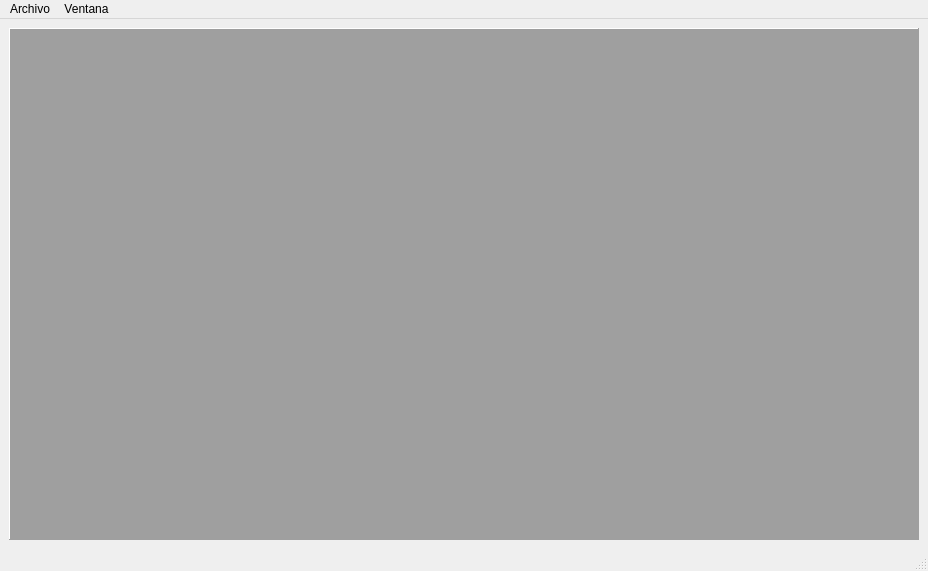
<?xml version="1.0" encoding="UTF-8"?>
<ui version="4.0">
 <class>RatWalkGui::MdiMainWindow</class>
 <widget class="QMainWindow" name="RatWalkGui::MdiMainWindow">
  <property name="geometry">
   <rect>
    <x>0</x>
    <y>0</y>
    <width>928</width>
    <height>571</height>
   </rect>
  </property>
  <property name="mouseTracking">
   <bool>false</bool>
  </property>
  <property name="windowTitle">
   <string>QtRatWalk</string>
  </property>
  <widget class="QWidget" name="centralwidget">
   <property name="mouseTracking">
    <bool>false</bool>
   </property>
   <layout class="QVBoxLayout" name="verticalLayout_4">
    <item>
     <widget class="QMdiArea" name="mdiArea">
      <property name="mouseTracking">
       <bool>false</bool>
      </property>
      <property name="frameShape">
       <enum>QFrame::Panel</enum>
      </property>
      <property name="frameShadow">
       <enum>QFrame::Raised</enum>
      </property>
      <property name="viewMode">
       <enum>QMdiArea::SubWindowView</enum>
      </property>
      <property name="documentMode">
       <bool>false</bool>
      </property>
      <property name="tabsClosable">
       <bool>false</bool>
      </property>
      <property name="tabsMovable">
       <bool>false</bool>
      </property>
      <widget class="QWidget" name="videoSubWindow">
       <property name="mouseTracking">
        <bool>false</bool>
       </property>
       <property name="windowTitle">
        <string>Video</string>
       </property>
       <layout class="QVBoxLayout" name="verticalLayout_3">
        <property name="bottomMargin">
         <number>1</number>
        </property>
        <item>
         <widget class="QWidget" name="ratWalkFrame" native="true">
          <property name="enabled">
           <bool>true</bool>
          </property>
          <property name="mouseTracking">
           <bool>false</bool>
          </property>
          <layout class="QVBoxLayout" name="verticalLayout_2">
           <property name="bottomMargin">
            <number>0</number>
           </property>
           <item>
            <widget class="QFrame" name="pnlTools">
             <property name="enabled">
              <bool>true</bool>
             </property>
             <property name="sizePolicy">
              <sizepolicy hsizetype="Preferred" vsizetype="Maximum">
               <horstretch>0</horstretch>
               <verstretch>0</verstretch>
              </sizepolicy>
             </property>
             <property name="frameShape">
              <enum>QFrame::StyledPanel</enum>
             </property>
             <property name="frameShadow">
              <enum>QFrame::Raised</enum>
             </property>
             <layout class="QHBoxLayout" name="horizontalLayout_2">
              <item>
               <widget class="QCheckBox" name="checkBoxMostrarEsqueleto">
                <property name="enabled">
                 <bool>true</bool>
                </property>
                <property name="sizePolicy">
                 <sizepolicy hsizetype="Minimum" vsizetype="Maximum">
                  <horstretch>0</horstretch>
                  <verstretch>0</verstretch>
                 </sizepolicy>
                </property>
                <property name="text">
                 <string>Mostrar esqueleto</string>
                </property>
               </widget>
              </item>
              <item>
               <widget class="QPushButton" name="btnStartStep">
                <property name="enabled">
                 <bool>false</bool>
                </property>
                <property name="text">
                 <string>Inicio Paso</string>
                </property>
               </widget>
              </item>
              <item>
               <widget class="QPushButton" name="btnDiscardStep">
                <property name="enabled">
                 <bool>false</bool>
                </property>
                <property name="text">
                 <string>Descartar paso</string>
                </property>
               </widget>
              </item>
              <item>
               <widget class="QPushButton" name="btnFinishStep">
                <property name="enabled">
                 <bool>false</bool>
                </property>
                <property name="text">
                 <string>Fin Paso</string>
                </property>
               </widget>
              </item>
              <item>
               <widget class="QPushButton" name="btnEreaseStep">
                <property name="enabled">
                 <bool>false</bool>
                </property>
                <property name="text">
                 <string>Borrar Paso</string>
                </property>
               </widget>
              </item>
              <item>
               <widget class="QPushButton" name="btnTraerEsqueleto">
                <property name="sizePolicy">
                 <sizepolicy hsizetype="Maximum" vsizetype="Fixed">
                  <horstretch>0</horstretch>
                  <verstretch>0</verstretch>
                 </sizepolicy>
                </property>
                <property name="text">
                 <string>Traer esqueleto</string>
                </property>
               </widget>
              </item>
             </layout>
            </widget>
           </item>
           <item>
            <widget class="QSlider" name="horizontalSlider">
             <property name="cursor">
              <cursorShape>ArrowCursor</cursorShape>
             </property>
             <property name="tracking">
              <bool>false</bool>
             </property>
             <property name="orientation">
              <enum>Qt::Horizontal</enum>
             </property>
            </widget>
           </item>
           <item>
            <widget class="RatWalkGui::ImageViewer" name="pnlFrame" native="true">
             <property name="sizePolicy">
              <sizepolicy hsizetype="Minimum" vsizetype="Preferred">
               <horstretch>0</horstretch>
               <verstretch>0</verstretch>
              </sizepolicy>
             </property>
             <property name="minimumSize">
              <size>
               <width>0</width>
               <height>0</height>
              </size>
             </property>
             <property name="cursor">
              <cursorShape>ArrowCursor</cursorShape>
             </property>
             <property name="mouseTracking">
              <bool>true</bool>
             </property>
            </widget>
           </item>
           <item>
            <widget class="QFrame" name="frame_2">
             <property name="sizePolicy">
              <sizepolicy hsizetype="Preferred" vsizetype="Maximum">
               <horstretch>0</horstretch>
               <verstretch>0</verstretch>
              </sizepolicy>
             </property>
             <property name="minimumSize">
              <size>
               <width>0</width>
               <height>50</height>
              </size>
             </property>
             <property name="frameShape">
              <enum>QFrame::Panel</enum>
             </property>
             <property name="frameShadow">
              <enum>QFrame::Raised</enum>
             </property>
             <layout class="QHBoxLayout" name="horizontalLayout_3">
              <item>
               <widget class="QPushButton" name="btnPrev">
                <property name="text">
                 <string>Prev</string>
                </property>
               </widget>
              </item>
              <item>
               <spacer name="horizontalSpacer">
                <property name="orientation">
                 <enum>Qt::Horizontal</enum>
                </property>
                <property name="sizeHint" stdset="0">
                 <size>
                  <width>40</width>
                  <height>20</height>
                 </size>
                </property>
               </spacer>
              </item>
              <item>
               <widget class="QSpinBox" name="spinBoxCambiarFrame"/>
              </item>
              <item>
               <spacer name="horizontalSpacer_2">
                <property name="orientation">
                 <enum>Qt::Horizontal</enum>
                </property>
                <property name="sizeHint" stdset="0">
                 <size>
                  <width>40</width>
                  <height>20</height>
                 </size>
                </property>
               </spacer>
              </item>
              <item>
               <widget class="QPushButton" name="btnNext">
                <property name="text">
                 <string>Next</string>
                </property>
               </widget>
              </item>
             </layout>
            </widget>
           </item>
           <item>
            <layout class="QVBoxLayout" name="statusBarLayout"/>
           </item>
          </layout>
         </widget>
        </item>
       </layout>
      </widget>
      <widget class="QWidget" name="projectSubWindow">
       <property name="windowTitle">
        <string>Proyecto</string>
       </property>
       <layout class="QVBoxLayout" name="verticalLayout">
        <item>
         <widget class="QTreeWidget" name="twProjecto">
          <property name="sizePolicy">
           <sizepolicy hsizetype="Expanding" vsizetype="Expanding">
            <horstretch>0</horstretch>
            <verstretch>0</verstretch>
           </sizepolicy>
          </property>
          <property name="maximumSize">
           <size>
            <width>16777215</width>
            <height>16777215</height>
           </size>
          </property>
          <property name="autoFillBackground">
           <bool>false</bool>
          </property>
          <property name="frameShape">
           <enum>QFrame::NoFrame</enum>
          </property>
          <property name="frameShadow">
           <enum>QFrame::Sunken</enum>
          </property>
          <property name="lineWidth">
           <number>1</number>
          </property>
          <column>
           <property name="text">
            <string>Projecto</string>
           </property>
           <property name="background">
            <color>
             <red>236</red>
             <green>236</green>
             <blue>236</blue>
            </color>
           </property>
          </column>
         </widget>
        </item>
       </layout>
      </widget>
     </widget>
    </item>
   </layout>
  </widget>
  <widget class="QMenuBar" name="menubar">
   <property name="geometry">
    <rect>
     <x>0</x>
     <y>0</y>
     <width>928</width>
     <height>19</height>
    </rect>
   </property>
   <widget class="QMenu" name="menuFile">
    <property name="title">
     <string>Archivo</string>
    </property>
    <addaction name="actionOpen"/>
    <addaction name="actionSave"/>
    <addaction name="actionExport_angles"/>
    <addaction name="actionClose"/>
   </widget>
   <widget class="QMenu" name="menuWindow">
    <property name="title">
     <string>Ventana</string>
    </property>
    <widget class="QMenu" name="menuShow_angles">
     <property name="title">
      <string>Ángulos</string>
     </property>
    </widget>
    <addaction name="actionShow_projects"/>
    <addaction name="actionShow_video"/>
    <addaction name="menuShow_angles"/>
   </widget>
   <addaction name="menuFile"/>
   <addaction name="menuWindow"/>
  </widget>
  <widget class="QStatusBar" name="statusbar"/>
  <action name="actionShow_projects">
   <property name="checked">
    <bool>false</bool>
   </property>
   <property name="text">
    <string>Mostrar proyectos</string>
   </property>
  </action>
  <action name="actionShow_video">
   <property name="checked">
    <bool>false</bool>
   </property>
   <property name="text">
    <string>Mostrar video</string>
   </property>
  </action>
  <action name="actionOpen">
   <property name="text">
    <string>Abrir</string>
   </property>
  </action>
  <action name="actionSave">
   <property name="text">
    <string>Guardar</string>
   </property>
  </action>
  <action name="actionClose">
   <property name="text">
    <string>Cerrar</string>
   </property>
  </action>
  <action name="actionDelete_point">
   <property name="text">
    <string>Borrar punto</string>
   </property>
  </action>
  <action name="actionExport_angles">
   <property name="text">
    <string>Exportar ángulos</string>
   </property>
  </action>
 </widget>
 <customwidgets>
  <customwidget>
   <class>RatWalkGui::ImageViewer</class>
   <extends>QWidget</extends>
   <header>RatWalkGui/ImageViewer.h</header>
   <container>1</container>
  </customwidget>
 </customwidgets>
 <resources/>
 <connections/>
</ui>
